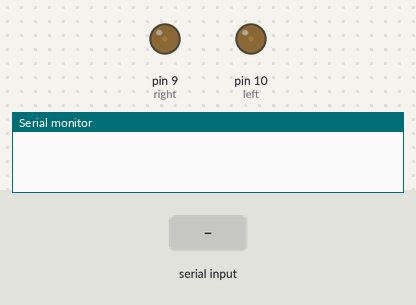
A sketch run on a simulated Arduino Uno, built with avr-gcc and run on an emulated ATmega328P. Parts: output pins drawn as LEDs (lit = HIGH), the last lines printed to the serial monitor. The test bench sets the inputs (shaded band).

Above: at 1.2 s.
1.3 s: "0" received over Serial
At 2.3 s:
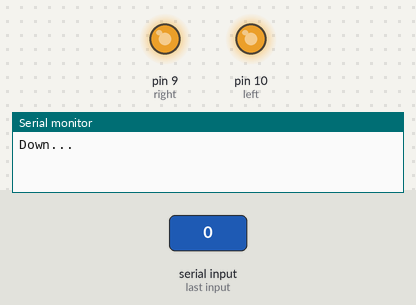
2.8 s: "1" received over Serial
At 3.4 s:
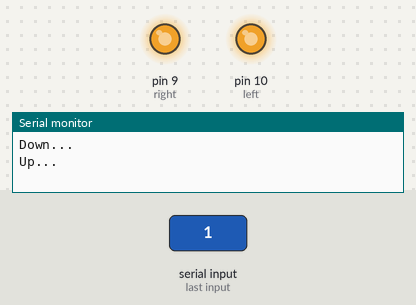
Timing chart, 0 to 5.8 s (numbered marks = the images above; inputs shaded):
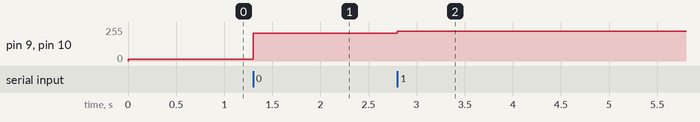

Measured:
- after the input at 1.3 s, pin 9 (right), pin 10 (left): 15/255 → 210/255 at once
- after the input at 2.8 s, pin 9 (right), pin 10 (left): 210/255 → 222/255 at once

The sketch:

ControlActuator.ino
```cpp
const int right = 9;
const int left = 10;
const int down = 210;
const int up = 222;

void setup() {
 pinMode(right, OUTPUT);
 analogWrite(right, 15);
 analogWrite(left, 15);
 Serial.begin(9600);
}

void loop() {
  while (Serial.available() > 0) {
    //look for 0
    int said = Serial.read();
    if (said == 48) {
      Serial.println("Down...");
      analogWrite(right, down);
      analogWrite(left, down);
    }
    //look for 1
    if (said == 49) {
      Serial.println("Up...");
      analogWrite(right, up);
      analogWrite(left, up);
    }
  }
}
```
